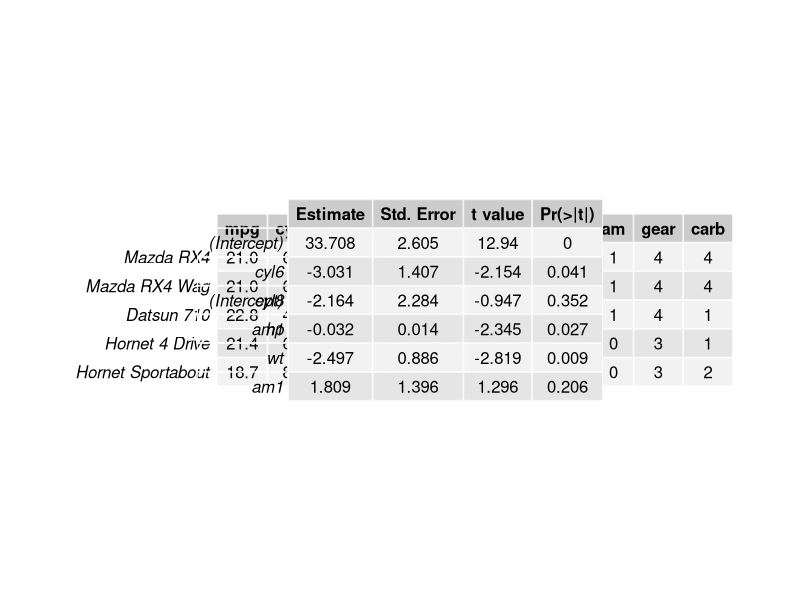
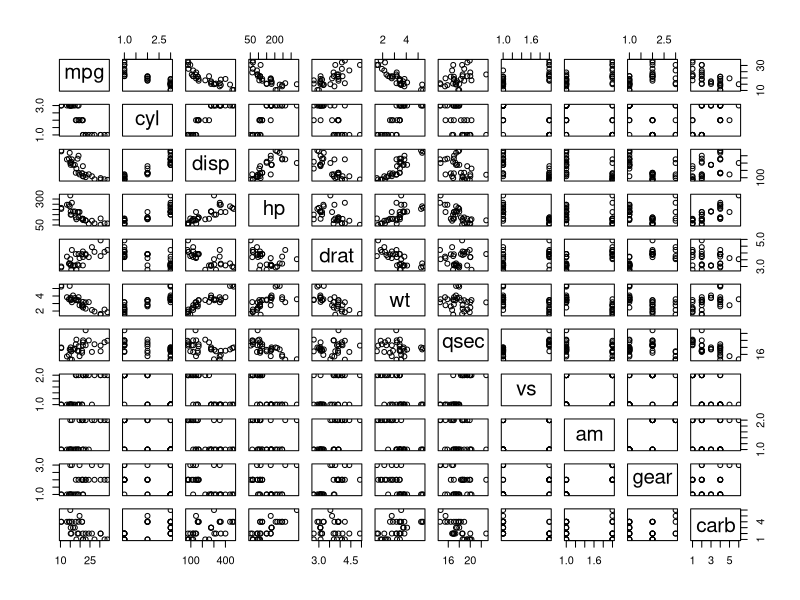
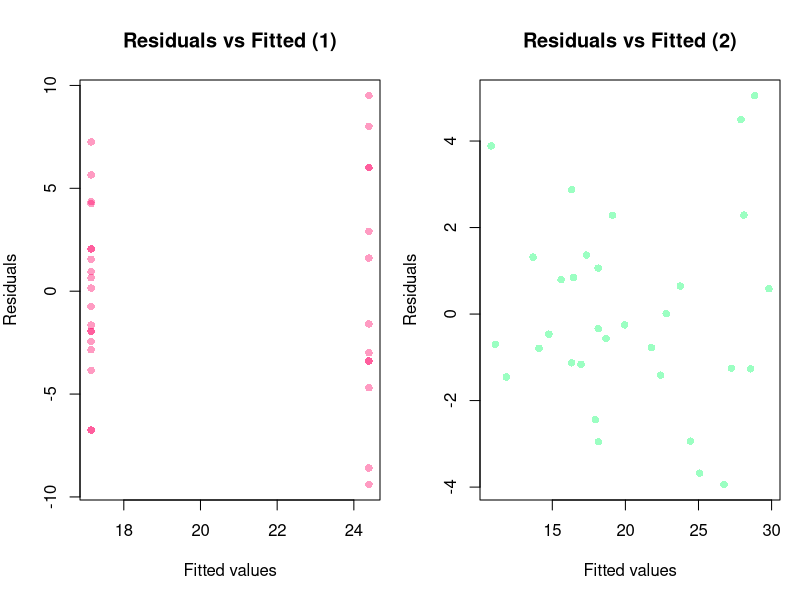

These charts were generated, in order, by the following R code:
## ---- chunk 1
suppressPackageStartupMessages(library(datasets))
suppressPackageStartupMessages(library(MASS))
suppressPackageStartupMessages(library(ggplot2))
suppressPackageStartupMessages(library(dplyr))
suppressPackageStartupMessages(library(gridExtra))
data(mtcars)
## ---- chunk 2
mtcars <- mutate(mtcars, cyl = as.factor(cyl), vs = as.factor(vs),
                 gear = as.factor(gear), carb = as.factor(carb), am = as.factor(am))
grid.table(mtcars[1:5,])
## ---- chunk 3
library(ggplot2)
fit <- lm(mpg ~ am, mtcars)
## ---- chunk 4
grid.table(round(summary(fit)$coef,3))
## ---- chunk 5
fit <- lm(mpg ~ cyl + hp + wt + am, data = mtcars)
grid.table(round(summary(fit)$coef,3))
confidence_interval <- summary(fit)$coef[6,1] + c(-1,1)*qt(0.975,df=summary(fit)$df[2])*summary(fit)$coef[6,2]
## ---- chunk 6
str(mtcars)
summary(mtcars)
par(mar=c(5, 4, 4, 1))
pairs(mtcars)
## ---- chunk 7
par(mfrow=c(1,2))
plot(predict(lm(mpg ~ am, mtcars)), resid(lm(mpg ~ am, mtcars)), col=rgb(255,0,100,100,maxColorValue=255), pch=16,
     xlab="Fitted values", ylab="Residuals", main="Residuals vs Fitted (1)")
plot(predict(lm(mpg ~ cyl + hp + wt + am, mtcars)), resid(lm(mpg ~ cyl + hp + wt + am, mtcars)), col=rgb(0,255,100,100,maxColorValue=255), pch=16,
     xlab="Fitted values", ylab="Residuals", main="Residuals vs Fitted (2)")
## ---- chunk 8
model <- lm(mpg ~ ., data=mtcars)
#summary(model)$coef
model_selection <- stepAIC(model, direction = 'both', trace = F)
model_anova <- model_selection$anova
model_anova
